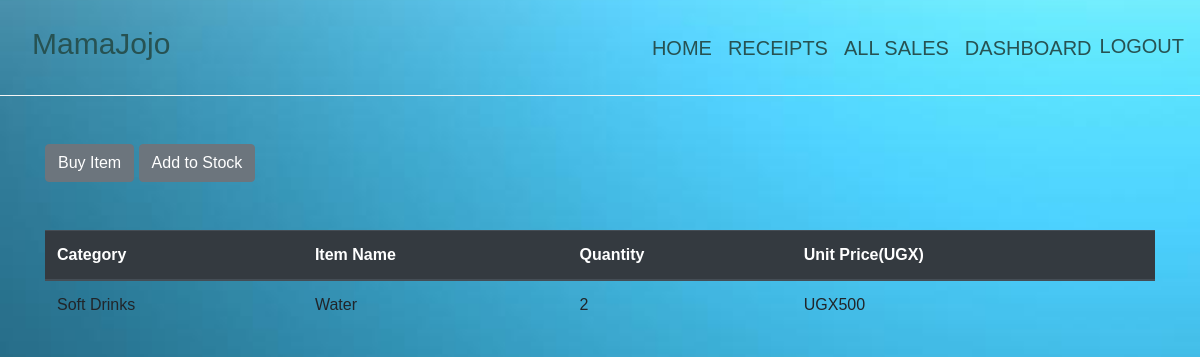
Screenshot of /index/3 (signed in) with the database file from the repository.
### ajojo/models.py (models this page shows, shortened)
class Product(models.Model):
    category_name = models.ForeignKey(Category, on_delete=models.CASCADE, null=True, blank = True)
    item_name = models.CharField(max_length =50, null = True, blank = True)
    total_quantity = models.IntegerField(default = 0, null = True, blank = True)
    issued_quantity = models.IntegerField(default = 0, null = True, blank = True)
    received_quantity = models.IntegerField(default = 0, null = True, blank = True)
    unit_price = models.IntegerField(default = 0, null = True, blank = True)
    manufacturer = models.CharField(max_length=50, null = True, blank = True)
    brand = models.CharField(max_length=50, null = True, blank = True)

class Category(models.Model):
    name = models.CharField(max_length=50, null = True, blank = True)
    def __str__(self):
        return self.name

### ajojo/views.py (the view)
# urls.py: path('index/<int:product_id>', views.product_detail, name = 'product_detail'),
@login_required
def product_detail(request, product_id):
    product = Product.objects.get(id = product_id)
    return render(request, 'products/products_detail.html', {'product': product})

### ajojo/templates/products/products_detail.html
{% extends 'products/base.html'%} {% block content%}
<br></br>
<div class = "container">
    <a href="{% url 'issue_item' product.id %}" ><input type="submit" value="Buy Item" class="btn btn-secondary" btn type="button"/></a>
    <a href="{% url 'add_to_stock' product.id %}" ><input type= "submit" value="Add to Stock" class="btn btn-secondary btn" type="button"/></a>
</div>
<br></br>
<div class = "container">
  <table class="table">
    <thead class="thead-dark">
      <tr>
        <th scope="col">Category</th>
        <th scope="col">Item Name</th>
        <th scope="col">Quantity</th>
        <th scope="col">Unit Price(UGX)</th>
      </tr>
    </thead>
    <tbody>
      <tr>
        <td>{{product.category_name}}</td>
        <td>{{product.item_name}}</td>
        <td>{{product.total_quantity}}</td>
        <td>UGX{{product.unit_price}}</td>
      </tr>
    </tbody>
  </table>
</div>
{% endblock%}

### ajojo/static/css/main.css (style rules this page uses)
html,body { position: relative; overflow-x: hidden; background: url('../images/back2.jpg'); width: 100% !important; height: 100vh; display: table; position: relative; background-position: center; background-attachment: scroll; -o-background-size: cover; -moz-background-size: cover; -webkit-background-size: cover; background-size: cover; background-repeat: no-repeat; }
body { background-color: hsl(182, 100%, 95%); font-family: 'Franklin Gothic Medium', 'Arial Narrow', Arial, sans-serif; }

### rows the page displays
Product: category_name "Soft Drinks", item_name "Water", total_quantity "2", unit_price "500"
